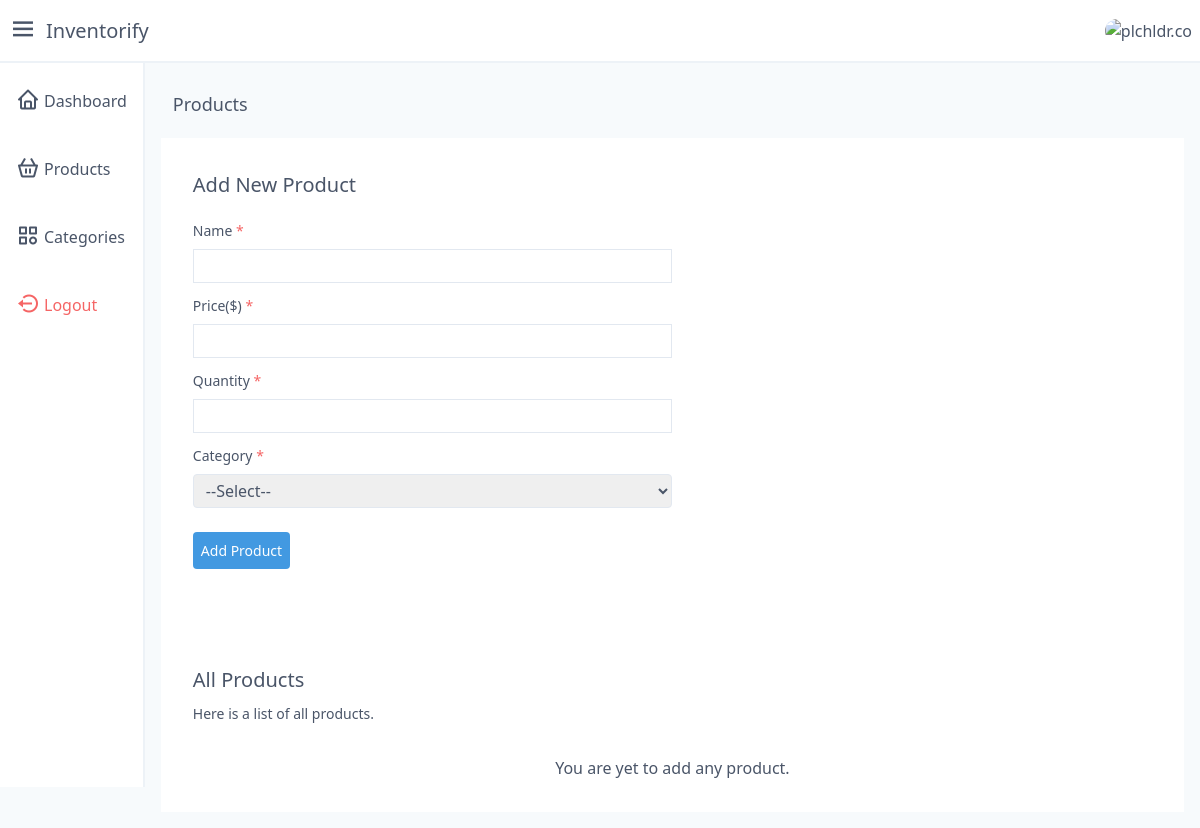
Before: /products (signed in) with the older database file.
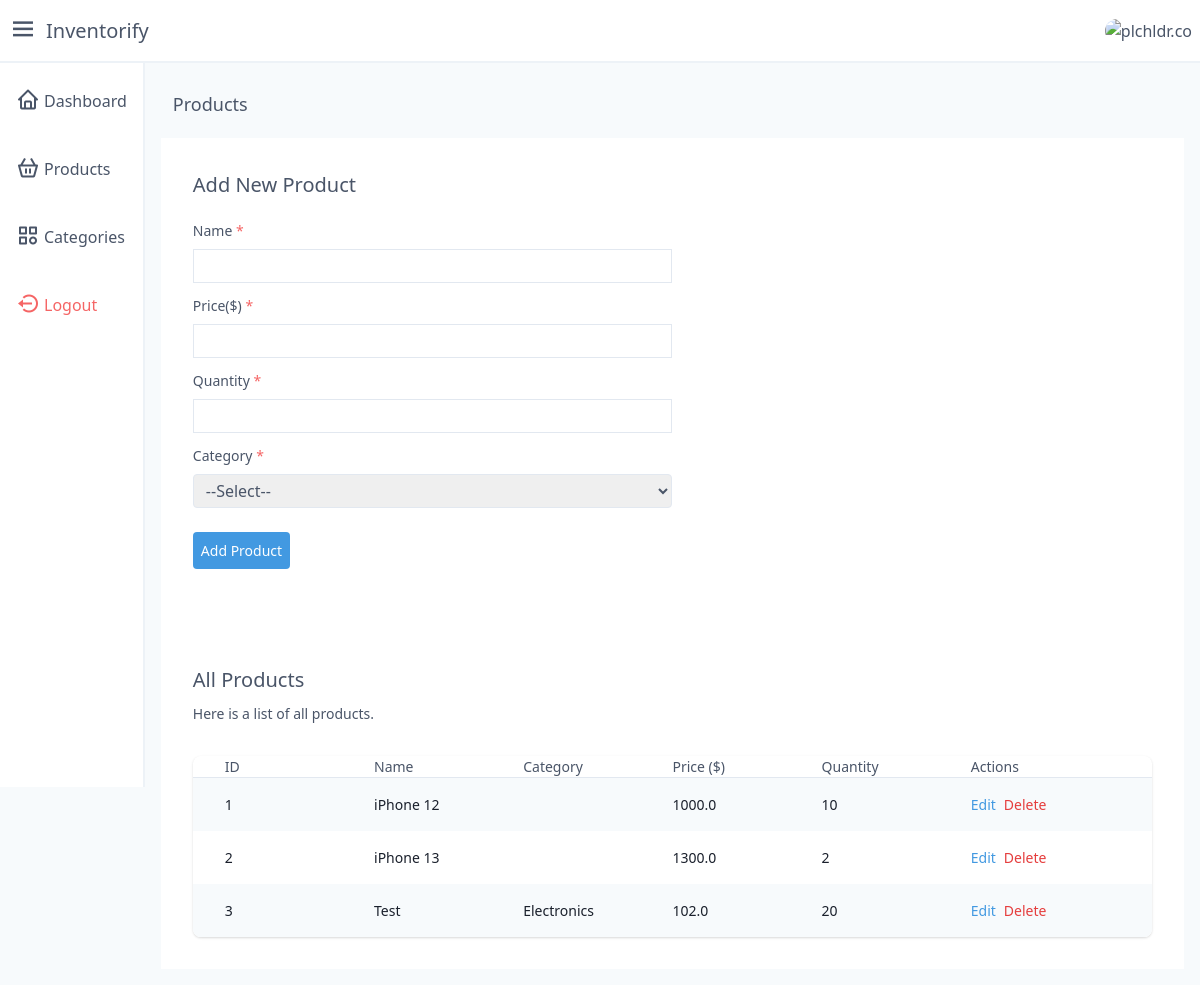
After: the same page with the newer database file.
### models.py (models this page shows, shortened)
class Product(Base):
    __tablename__ = 'products'
    id = Column(Integer, primary_key=True)
    name = Column(String, nullable=False)
    price = Column(Float, nullable=False)
    quantity = Column(Integer, default=0)
    user_id = Column(Integer, ForeignKey('users.id'))
    category_id = Column(Integer, ForeignKey('categories.id'))
    user = relationship('User', back_populates='products')
    category = relationship('Category', back_populates='products')
    __table_args__ = (UniqueConstraint('name', 'user_id', name='_name_uc'),)

class Category(Base):
    __tablename__ = 'categories'
    id = Column(Integer, primary_key=True)
    name = Column(String(50), nullable=False)
    user_id = Column(Integer, ForeignKey('users.id'))
    user = relationship('User', back_populates='categories')
    products = relationship('Product', back_populates='category')
    __table_args__ = (UniqueConstraint('name', 'user_id', name='_name_uc'),)

### app.py (the view)
@app.get('/products')
def products():
    user_id = session.get('user_id')
    if not user_id:
        return redirect('/login')
    products = db.fetch_products(user_id)
    if products:
        products = enumerate(products)
    categories = db.fetch_categories(user_id)
    return render_template(
        'auth/products.html',
        products=products,
        categories=categories
    )

### database.py (called while the page is built)
    def fetch_categories(self, user_id):
        return (
            self.session.query(Category)
                .filter(Category.user_id == user_id)
                .all()
        )

    def fetch_products(self, user_id):
        return (
            self.session.query(Product)
                .filter(Product.user_id == user_id)
                .all()
        )

### templates/auth/products.html (shortened to what this page needs)
{% extends 'auth/layout.j2' %}
{% block main %}
<div class="m-3 text-lg">
    Products
</div>
{% with v_error = get_flashed_messages(category_filter=["validation_error"]) %}
<section class="flex justify-center">
    <div class="w-full lg:p-8 p-4 bg-white mt-2">
        <h3 class="text-xl">Add New Product</h3>
        <form method="POST" action="/products" class="mt-5" enctype="multipart/form-data">
            <div class="my-3">
                <label class="text-sm block">
                    Name <span class="text-red-500">*</span>
                </label>
                <div class="mt-2">
                    <input name="name" type="text" class="px-2 py-1 lg:w-1/2 border border-gray-300" required />
                </div>
            </div>
            <div class="my-3">
                <label class="text-sm block">
                    Price($) <span class="text-red-500">*</span>
                </label>
                <div class="mt-2">
                    <input name="price" type="number" class="px-2 py-1 lg:w-1/2 border border-gray-300" required />
                </div>
            </div>
            <div class="my-3">
                <label class="text-sm block">
                    Quantity <span class="text-red-500">*</span>
                </label>
                <div class="mt-2">
                    <input name="quantity" type="number" class="px-2 py-1 lg:w-1/2 border border-gray-300" required />
                </div>
            </div>
            <div class="my-3">
                <label class="text-sm block">
                    Category <span class="text-red-500">*</span>
                </label>
                <div class="mt-2">
                    <select name="category_id" class="px-2 py-1 md:w-1/2 border border-gray-300 rounded" required>
                        <option value="" selected disabled>--Select--</option>
                    </select>
                </div>
            </div>
            <div class="mt-6">
                <button type='submit' class="p-2 bg-blue-500 text-white text-sm rounded">Add Product</button>
            </div>
        </form>
        <div class='mt-16 lg:flex lg:items-center'>
            <div class="lg:flex-auto">
                <h3 class='text-xl mt-8'>All Products</h3>
                <p class="mt-2 text-sm text-gray-700">
                    Here is a list of all products.
                </p>
            </div>
        </div>
        <div class="mt-8 flex flex-col">
            <div class="-my-2 -mx-4 overflow-x-auto sm:-mx-6 lg:-mx-8">
                <div class="inline-block min-w-full py-2 align-middle md:px-6 lg:px-8">
                    {% if not products %}
                    <p class="text-gray-700 text-md text-center">
                        You are yet to add any product.
                    </p>
                    {% else %}
                    <div class="overflow-hidden shadow ring-1 ring-black ring-opacity-5 lg:rounded-lg">
                        <div class="min-w-full divide-y divide-gray-300">
                            <div class="flex justify-between lg:px-8 px-4">
                                <h3 class="py-3.5 text-sm font-medium w-1/6 text-left">
                                    ID
                                </h3>
                                <h3 class="py-3.5 text-sm font-medium w-1/6 text-left">
                                    Name
                                </h3>
                                <h3 class="py-3.5 text-sm font-medium w-1/6 text-left">
                                    Category
                                </h3>
                                <h3 class="py-3.5 text-sm font-medium w-1/6 text-left">
                                    Price ($)
                                </h3>
                                <h3 class="py-3.5 text-sm font-medium w-1/6 text-left">
                                    Quantity
                                </h3>
                                <h3 class="py-3.5 text-sm font-medium w-1/6 text-left">
                                    Actions
                                </h3>
                            </div>
                            <div class="bg-white">
                                {% for key, product in products %}
                                <div
                                    class="{{ 'bg-gray-100' if key % 2==0 else '' }} flex justify-between lg:px-8 px-4">
                                    <h3 class="whitespace-nowrap py-4 text-sm text-gray-900 w-1/6 text-left">
                                        {{ product.id }}
                                    </h3>
                                    <h3 class="whitespace-nowrap py-4 text-sm text-gray-900 w-1/6 text-left">
                                        {{ product.name }}
                                    </h3>
                                    <h3 class="whitespace-nowrap py-4 text-sm text-gray-900 w-1/6 text-left">
                                        {{ product.category.name }}
                                    </h3>
                                    <h3 class="whitespace-nowrap py-4 text-sm text-gray-900 w-1/6 text-left">
                                        {{ product.price }}
                                    </h3>
                                    <h3 class="whitespace-nowrap py-4 text-sm text-gray-900 w-1/6 text-left">
                                        {{ product.quantity }}
                                    </h3>
                                    <span class="py-4 text-right w-1/6 text-sm flex">
                                        <a href="/products/edit/{{product.id}}" class="text-blue-500">
                                            Edit
                                        </a>
                                        <form method="post" action="/products/delete/{{product.id}}"
                                            class="inline-block">
                                            <button type="submit" class="text-red-600 inline-block ml-2">
                                                Delete
                                            </button>
                                        </form>
                                    </span>
                                </div>
                                {% endfor %}
                            </div>
                        </div>
                    </div>
                    {% endif %}
                </div>
            </div>
        </div>
    </div>
</section>
{% endwith %}
{% endblock %}

### templates/auth/layout.j2 (shortened to what this page needs)
<!DOCTYPE html>
<html lang="en">
<head>
  <link rel="stylesheet" href="https://unpkg.com/boxicons@2.0.7/css/boxicons.min.css" />
  <link href="https://unpkg.com/tailwindcss@^1.0/dist/tailwind.min.css" rel="stylesheet">
</head>
<body>
  <main class="min-h-screen w-full bg-gray-100 text-gray-700" x-data="layout">
    <header class="flex w-full items-center justify-between border-b-2 border-gray-200 bg-white p-2">
      <div class="flex items-center space-x-2">
        <button type="button" class="text-3xl" @click="asideOpen = !asideOpen"><i class="bx bx-menu"></i></button>
        <a href="/" class="text-xl">Inventorify</a>
      </div>
      <div
        class="h-9 w-9 overflow-hidden rounded-full">
        <img src="https://plchldr.co/i/40x40?bg=111111" alt="plchldr.co" />
      </div>
    </header>
    <div class="flex">
      <aside class="flex w-72 flex-col space-y-2 border-r-2 border-gray-200 bg-white p-2" style="height: 90.5vh" x-show="asideOpen">
        <a href="/dashboard" class="flex items-center space-x-1 rounded-md px-2 py-3 hover:bg-gray-100 hover:text-blue-600">
          <span class="text-2xl"><i class="bx bx-home"></i></span>
          <span>Dashboard</span>
        </a>
        <a href="/products" class="flex items-center space-x-1 rounded-md px-2 py-3 hover:bg-gray-100 hover:text-blue-600">
          <span class="text-2xl"><i class="bx bx-basket"></i></span>
          <span>Products</span>
        </a>
        <a href="/categories" class="flex items-center space-x-1 rounded-md px-2 py-3 hover:bg-gray-100 hover:text-blue-600">
          <span class="text-2xl"><i class="bx bx-category"></i></span>
          <span>Categories</span>
        </a>
        <form method="post" action="/logout" class="flex items-center space-x-1 rounded-md px-2 py-3 text-red-500 hover:text-red-300">
          <button type="submit" class="flex items-center">
            <span class="text-2xl"><i class='bx bx-log-out-circle'></i></span>
            <span class="ml-1">Logout</span>
          </button>
        </form>
      </aside>
      <div class="w-full p-4">
        {% block main%}{% endblock %}
      </div>
    </div>
  </main>
</body>
</html>

Changed rows visible on the page:
added Product: id "1", name "iPhone 12", price "1000.0", quantity "10"
added Product: id "2", name "iPhone 13", price "1300.0", quantity "2"
added Product: id "3", name "Test", category.name "Electronics", price "102.0", quantity "20"
Other visible differences:
text no longer shown: "You are yet to add any product."
text now shown: "ID Name Category Price ($) Quantity Actions"
